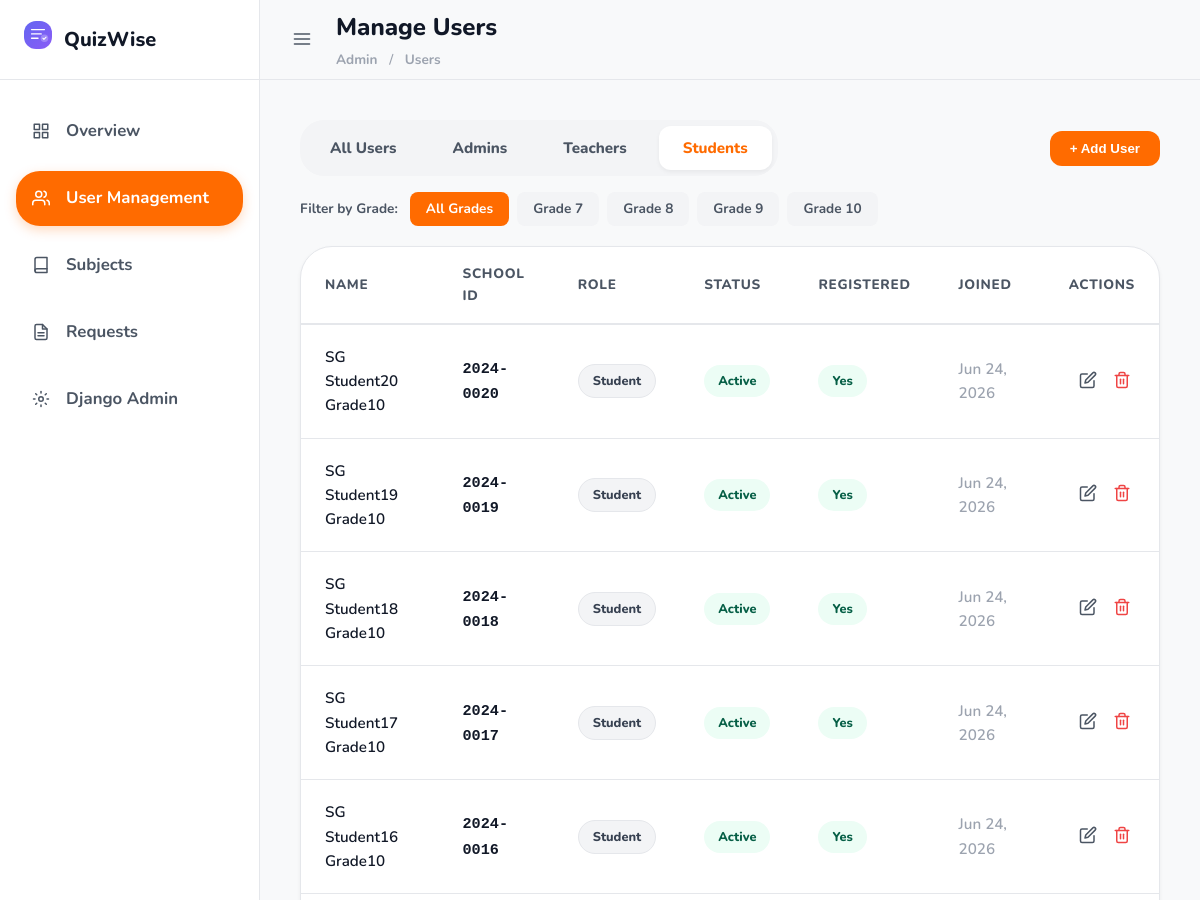
Before: /admin-dashboard/users/?role=2 (signed in, upper part) with the older database file.
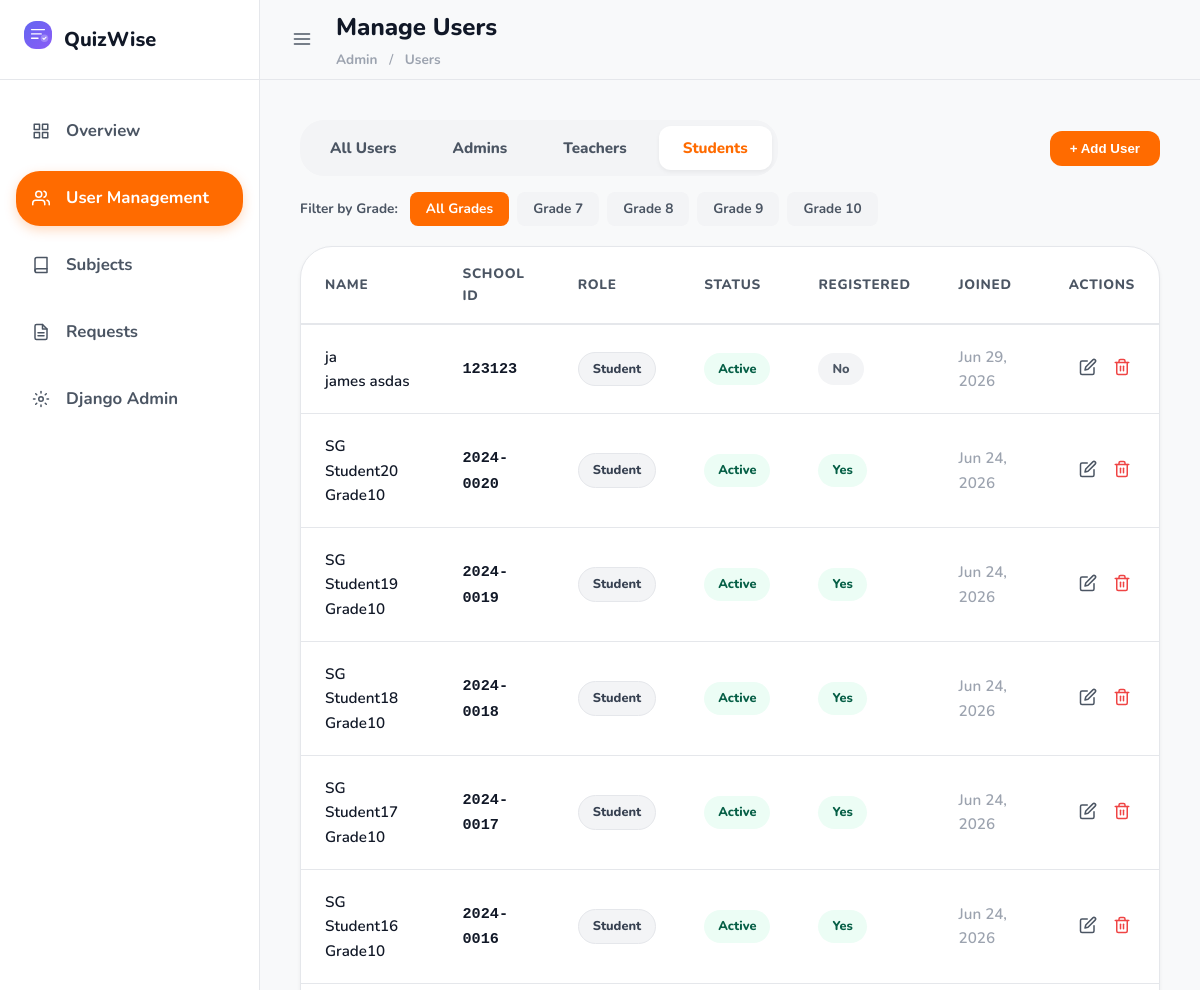
After: the same page with the newer database file.
### accounts/models.py (models this page shows, shortened)
class CustomUser(AbstractUser):
    ROLE_ADMIN = 0
    ROLE_TEACHER = 1
    ROLE_STUDENT = 2
    ROLE_CHOICES = [
        (ROLE_ADMIN, 'Admin'),
        (ROLE_TEACHER, 'Teacher'),
        (ROLE_STUDENT, 'Student'),
    ]
    user_id = models.UUIDField(
        primary_key=True,
        default=uuid.uuid4,
        editable=False
    )
    school_id = models.CharField(
        max_length=20,
        unique=True,
        help_text='School-issued ID number (used to log in)'
    )
    role = models.IntegerField(
        choices=ROLE_CHOICES,
        default=ROLE_STUDENT
    )
    first_name = models.CharField(max_length=100, blank=False)
    last_name = models.CharField(max_length=100, blank=False)
    is_active = models.BooleanField(default=True)
    created_at = models.DateTimeField(auto_now_add=True)
    USERNAME_FIELD = 'school_id'
    REQUIRED_FIELDS = ['username', 'first_name', 'last_name', 'role']
    class Meta:
        db_table = 'users'
    @property
    def full_name(self):
        return f"{self.first_name} {self.last_name}"

### dashboard/views.py (the view, shortened to what this page needs)
# urls.py: path('admin-dashboard/users/', views.admin_users, name='admin-users'),
@login_required
def admin_users(request):
    if not (request.user.role == CustomUser.ROLE_ADMIN or request.user.is_superuser):
        return redirect('login')
    role_filter = request.GET.get('role')
    grade_filter = request.GET.get('grade')
    users = CustomUser.objects.all().order_by('-created_at')
    if role_filter is not None:
        users = users.filter(role=role_filter)
    if grade_filter and role_filter == '2':
        users = users.filter(student_profile__grade_level=grade_filter)
    vacant_subjects = Subject.objects.filter(teacher__isnull=True).order_by('grade_level', 'subject_code')
    context = {
        'users': users,
        'role_filter': role_filter,
        'grade_filter': grade_filter,
        'grade_list': [7, 8, 9, 10],
        'vacant_subjects': vacant_subjects,
    }
    return render(request, 'dashboard/admin/users.html', context)

### templates/dashboard/admin/users.html (shortened to what the changed rows need)
{% extends 'dashboard/base_dashboard.html' %}
{% block page_title %}Manage Users{% endblock %}
{% block dashboard_content %}
{% if role_filter == '2' %}
<div style="display:flex; align-items:center; gap: 8px; margin-bottom: 20px;">
    <span style="font-size:0.85rem; font-weight:700; color:var(--text-secondary); margin-right:4px;">Filter by Grade:</span>
    <a href="{% url 'admin-users' %}?role=2"
       style="padding:6px 16px; border-radius:8px; font-size:0.85rem; font-weight:700; text-decoration:none;
              {% if not grade_filter %}background:var(--color-primary);color:white;{% else %}background:var(--bg-input);color:var(--text-secondary);{% endif %}">
        All Grades
    </a>
    {% for g in grade_list %}
    <a href="{% url 'admin-users' %}?role=2&grade={{ g }}"
       style="padding:6px 16px; border-radius:8px; font-size:0.85rem; font-weight:700; text-decoration:none;
              {% if grade_filter == g|stringformat:'s' %}background:var(--color-primary);color:white;{% else %}background:var(--bg-input);color:var(--text-secondary);{% endif %}">
        Grade {{ g }}
    </a>
    {% endfor %}
</div>
{% endif %}
<div class="card">
    <div class="card-body" style="padding:0;">
        <div class="table-wrapper">
            <table class="data-table">
                <thead>
                    <tr>
                        <th>Name</th>
                        <th>School ID</th>
                        <th>Role</th>
                        <th>Status</th>
                        <th>Registered</th>
                        <th>Joined</th>
                        <th style="text-align:right;">Actions</th>
                    </tr>
                </thead>
                <tbody>
                    {% for user in users %}
                    <tr>
                        <td>
                            <div class="user-cell">
                                <div class="user-avatar-sm">{{ user.first_name|first }}{{ user.last_name|first }}</div>
                                {{ user.full_name }}
                            </div>
                        </td>
                        <td><code>{{ user.school_id }}</code></td>
                        <td>
                            <span class="badge
                                {% if user.role == 0 %}badge-secondary
                                {% elif user.role == 1 %}badge-pending
                                {% else %}badge-grade{% endif %}">
                                {{ user.get_role_display }}
                            </span>
                        </td>
                        <td>
                            <span class="badge {% if user.is_active %}badge-success{% else %}badge-danger{% endif %}">
                                {% if user.is_active %}Active{% else %}Inactive{% endif %}
                            </span>
                        </td>
                        <td>
                            <span class="badge {% if user.has_usable_password %}badge-success{% else %}badge-secondary{% endif %}">
                                {% if user.has_usable_password %}Yes{% else %}No{% endif %}
                            </span>
                        </td>
                        <td class="text-muted">{{ user.created_at|date:"M d, Y" }}</td>
                        <td style="text-align:right;">
                            <div style="display:flex; justify-content:flex-end; gap:8px;">
                                <button type="button" onclick="openEditModal('{{ user.user_id }}', '{{ user.first_name }}', '{{ user.last_name }}', '{{ user.role }}', '{% if user.role == 2 %}{% if user.student_profile %}{{ user.student_profile.grade_level }}{% endif %}{% endif %}', '{% if user.role == 1 %}[{% for subj in user.teaching_subjects.all %}{&quot;id&quot;:&quot;{{ subj.subject_id }}&quot;, &quot;name&quot;:&quot;{{ subj.name|escapejs }}&quot;}{% if not forloop.last %},{% endif %}{% endfor %}]{% else %}[]{% endif %}')" style="background:transparent; border:none; color:var(--text-secondary); cursor:pointer; padding:4px;" title="Edit">
                                    <svg width="18" height="18" viewBox="0 0 24 24" fill="none" stroke="currentColor" stroke-width="2" stroke-linecap="round" stroke-linejoin="round"><path d="M11 4H4a2 2 0 0 0-2 2v14a2 2 0 0 0 2 2h14a2 2 0 0 0 2-2v-7"/><path d="M18.5 2.5a2.121 2.121 0 0 1 3 3L12 15l-4 1 1-4 9.5-9.5z"/></svg>
                                </button>
                                <button type="button" onclick="openDeleteModal('{{ user.user_id }}', '{{ user.school_id }}')" style="background:transparent; border:none; color:#ef4444; cursor:pointer; padding:4px;" title="Delete">
                                </button>
                            </div>
                        </td>
                    </tr>
                    {% empty %}
                    <tr><td colspan="7" class="text-center text-muted" style="padding:40px;">No users found.</td></tr>
                    {% endfor %}
                </tbody>
            </table>
        </div>
        </div>
    </div>
</div>
{% endblock %}

Changed rows visible on the page:
added CustomUser: first_name|first "j", last_name|first "a", full_name "james asdas", school_id "123123", role "Student", is_active "Active", shows "No", created_at "Jun 29, 2026"
